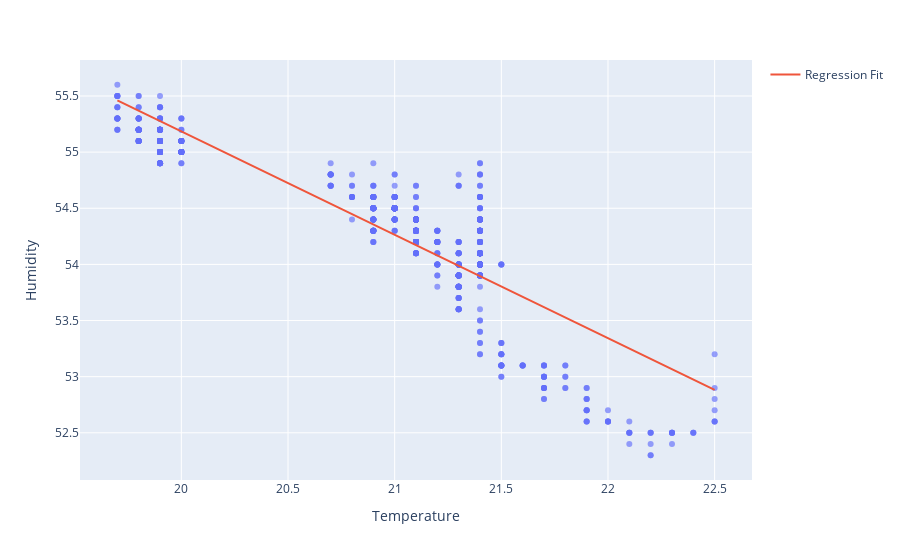

The cell this chart's notebook holds for it:
### Code cell
X1 = clean_df.Temperature.values.reshape(-1,1)
Y1 = clean_df.Humidity
model = LinearRegression().fit(X1, Y1)
print(model.score(X1, Y1))
x_range_clean = np.linspace(X1.min(), X1.max(), 100) # create test value 
y_range_clean = model.predict(x_range_clean.reshape(-1, 1))
fig = px.scatter(clean_df, x='Temperature', y='Humidity', opacity=0.65)
fig.add_traces(go.Scatter(x=x_range_clean, y=y_range_clean, name='Regression Fit'))

### Figure 1 — Plotly figure (JSON) as saved in the notebook; plotly's stock layout.template omitted (floating-point values rounded to 4 significant figures; data arrays with more than 128 entries replaced by an {"elided": "..."} marker saying what was removed)
{"data": [{"hovertemplate": "Temperature=%{x}<br>Humidity=%{y}<extra></extra>", "legendgroup": "", "marker": {"color": "#636efa", "opacity": 0.65, "symbol": "circle"}, "mode": "markers", "name": "", "orientation": "v", "showlegend": false, "type": "scatter", "x": {"elided": "855 float values"}, "xaxis": "x", "y": {"elided": "855 float values"}, "yaxis": "y"}, {"name": "Regression Fit", "type": "scatter", "x": [19.7, 19.73, 19.76, 19.78, 19.81, 19.84, 19.87, 19.9, 19.93, 19.95, 19.98, 20.01, 20.04, 20.07, 20.1, 20.12, 20.15, 20.18, 20.21, 20.24, 20.27, 20.29, 20.32, 20.35, 20.38, 20.41, 20.44, 20.46, 20.49, 20.52, 20.55, 20.58, 20.61, 20.63, 20.66, 20.69, 20.72, 20.75, 20.77, 20.8, 20.83, 20.86, 20.89, 20.92, 20.94, 20.97, 21.0, 21.03, 21.06, 21.09, 21.11, 21.14, 21.17, 21.2, 21.23, 21.26, 21.28, 21.31, 21.34, 21.37, 21.4, 21.43, 21.45, 21.48, 21.51, 21.54, 21.57, 21.59, 21.62, 21.65, 21.68, 21.71, 21.74, 21.76, 21.79, 21.82, 21.85, 21.88, 21.91, 21.93, 21.96, 21.99, 22.02, 22.05, 22.08, 22.1, 22.13, 22.16, 22.19, 22.22, 22.25, 22.27, 22.3, 22.33, 22.36, 22.39, 22.42, 22.44, 22.47, 22.5], "y": [55.46, 55.43, 55.41, 55.38, 55.36, 55.33, 55.3, 55.28, 55.25, 55.23, 55.2, 55.17, 55.15, 55.12, 55.1, 55.07, 55.04, 55.02, 54.99, 54.97, 54.94, 54.91, 54.89, 54.86, 54.84, 54.81, 54.78, 54.76, 54.73, 54.71, 54.68, 54.65, 54.63, 54.6, 54.58, 54.55, 54.52, 54.5, 54.47, 54.44, 54.42, 54.39, 54.37, 54.34, 54.31, 54.29, 54.26, 54.24, 54.21, 54.18, 54.16, 54.13, 54.11, 54.08, 54.05, 54.03, 54.0, 53.98, 53.95, 53.92, 53.9, 53.87, 53.85, 53.82, 53.79, 53.77, 53.74, 53.72, 53.69, 53.66, 53.64, 53.61, 53.59, 53.56, 53.53, 53.51, 53.48, 53.45, 53.43, 53.4, 53.38, 53.35, 53.32, 53.3, 53.27, 53.25, 53.22, 53.19, 53.17, 53.14, 53.12, 53.09, 53.06, 53.04, 53.01, 52.99, 52.96, 52.93, 52.91, 52.88]}], "layout": {"autosize": true, "legend": {"tracegroupgap": 0}, "margin": {"t": 60}, "xaxis": {"anchor": "y", "autorange": true, "domain": [0, 1], "range": [19.53, 22.67], "title": {"text": "Temperature"}, "type": "linear"}, "yaxis": {"anchor": "x", "autorange": true, "domain": [0, 1], "range": [52.04, 55.86], "title": {"text": "Humidity"}, "type": "linear"}}}
